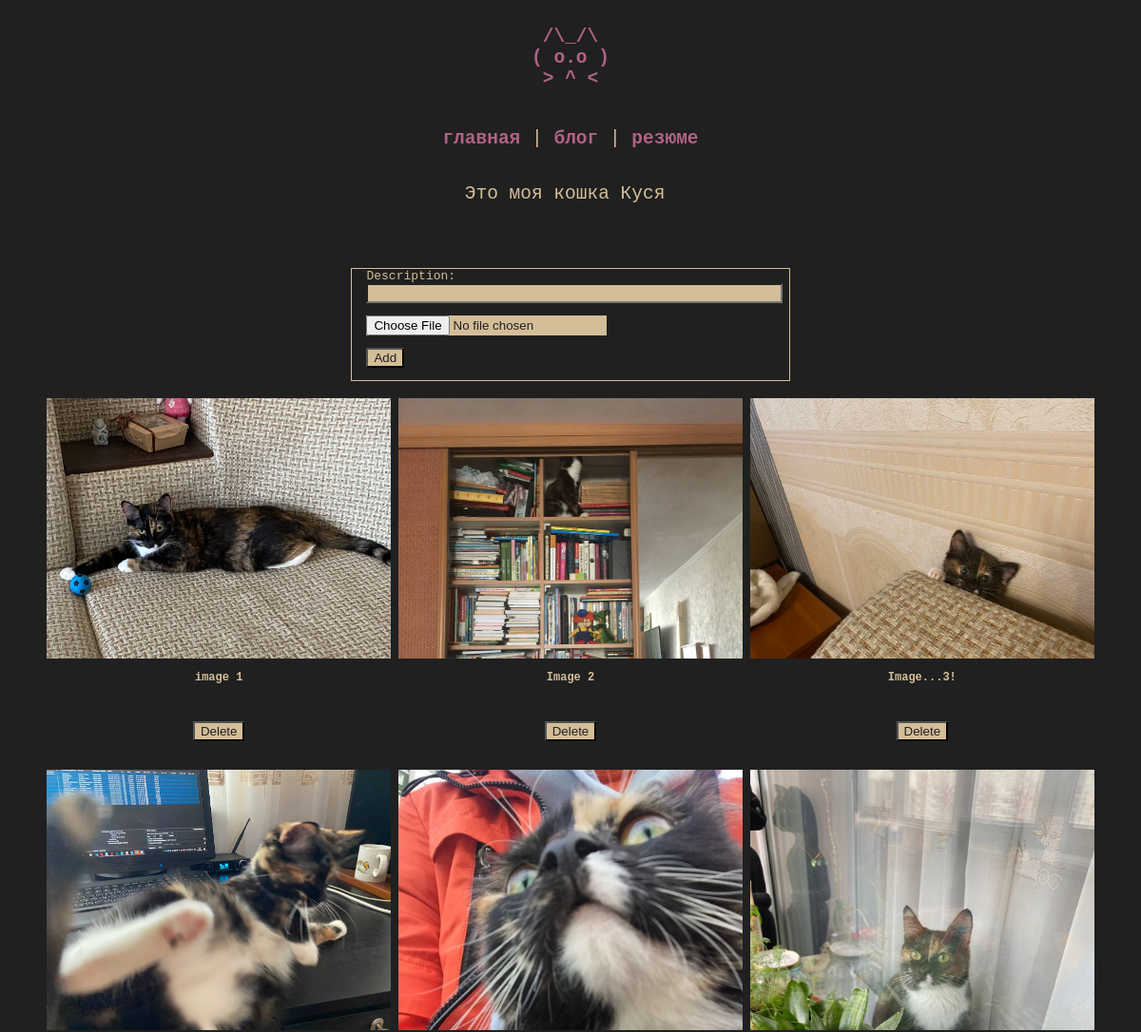
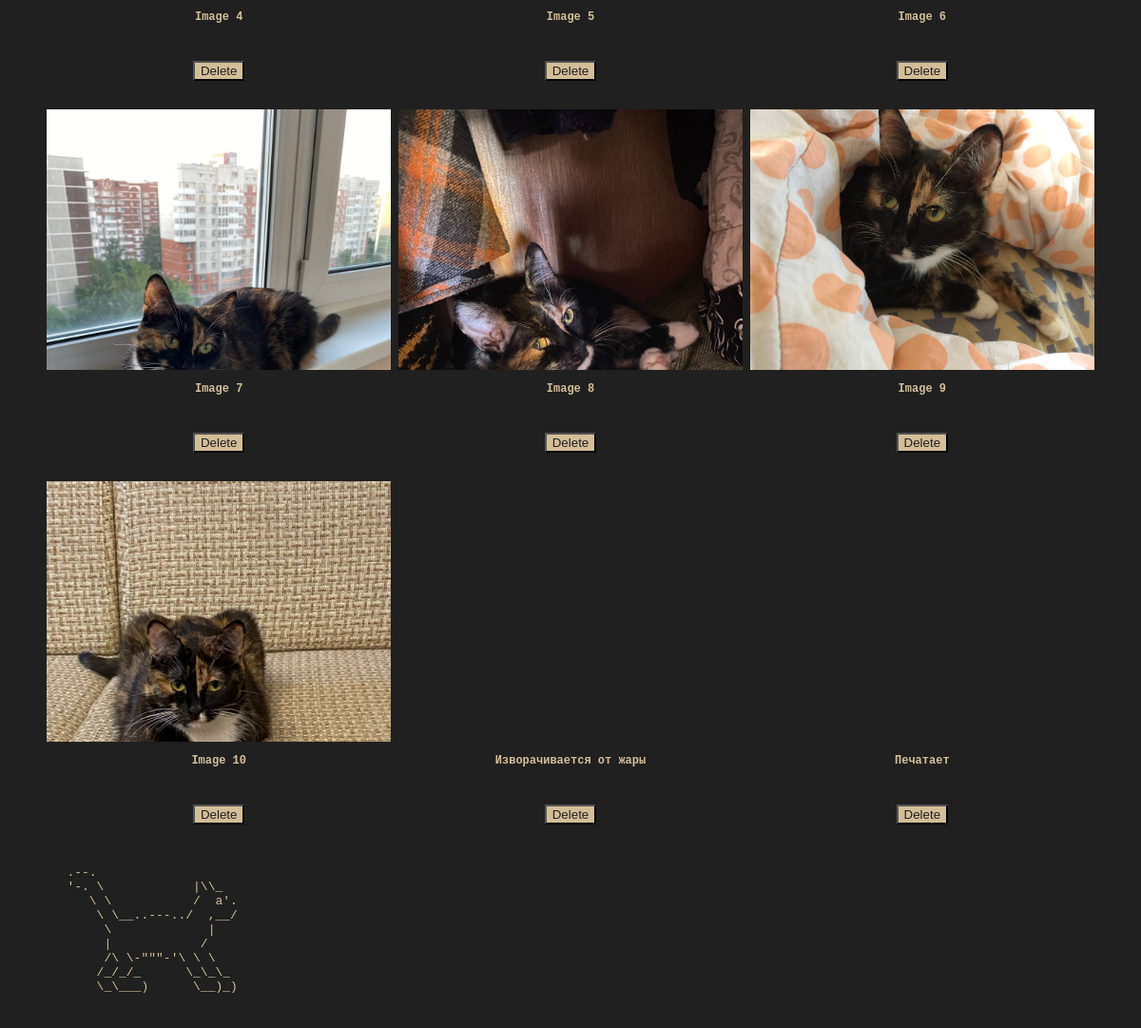
Screenshot of /cat (signed in) with the database file from the repository (2 pictures, top to bottom).
### tables this page shows
CREATE TABLE cat (
    "title" TEXT NOT NULL,
    "url" TEXT NOT NULL
);

### kolpa_site.py (the view, shortened to what this page needs)
@app.route("/cat", methods=["POST", "GET"])
def cat():
    return render_template('kusya.html', cat = dbase.getCatData(), admin = session['admin'])

### FDataBase.py (called while the page is built)
    def getCatData(self):
        sql = '''SELECT rowid, * FROM cat'''
        try:
            self.__cur.execute(sql)
            res = self.__cur.fetchall()
            if res: return res
        except:
            print("Error reading DB")
        return []

### kolpa_site.py (called while the page is built)
def connect_db():
    conn = sqlite3.connect(app.config['DATABASE'])
    conn.row_factory = sqlite3.Row
    return conn

def get_db():
    if not hasattr(g, 'link_db'):
        g.link_db = connect_db()
    return g.link_db

@app.before_request
def before_request():
   global dbase
   db = get_db()
   dbase = FDataBase(db)
   if 'admin' not in session:
       session['admin'] = False

### templates/kusya.html (shortened to what this page needs)
<!DOCTYPE html>
<html>
  <head>
    <link type="text/css" href="{{ url_for('static', filename='css/styles.css')}}" rel="stylesheet" />
  </head>
  <body>
    <section id="header" aria-label="Home">
      <a href="/" title="Home">
      <pre>
 /\_/\
( o.o )
 > ^ <
      </pre>
	</a>
    </section>
    <section id="menu">
      <p id="test">
        <a href="/">главная</a> | <a href="/blog">блог</a> | <a href="/resume">резюме</a>
    </p>
    </section>
    <section id="title">
      <p>
        Это моя кошка Куся
      </p>
      <br>
    </section>
    {%if admin %}
    <div id="weird-boxes">
      <section id="simple_block" style="max-width: 55ch;">
      <form enctype="multipart/form-data" method="post">
      <label for="description">Description:</label><br>
      <input type="text" id="description" name="description" style="width: 100%;"><br>
      <p><input type="file" name="photo">
      <p></p><input type="submit" value="Add"></p>
    </form>
    </section>
    </div>
    <br>
    {% endif %}
	<div id="weird-boxes">
    <ul class="image-list-small">
      {% for c in cat -%}
          <li>
            <a href="../{{c.url}}" target="_blank" style="background-image: url('../{{c.url}}');"></a>
              <div class="details">
                <h3><a href="#">{{c.title}}</a></h3>
            </div>
            {%if admin %}
            <form action="/cat/{{c.rowid}}" method="post">
              <input type="submit" name="submit_button" value="Delete">
            </form>
            {% endif %}
          </li>
        {% endfor -%}
    </ul>
		<marquee behavior="scroll" direction="right">
      <pre style="color:#d4be98">
        .--.
        '-. \            |\\_
           \ \           /  a'.
            \ \__..---../  ,__/
             \             |
             |            /
             /\ \-"""-'\ \ \
            /_/_/_      \_\_\_
            \_\___)      \__)_)
      </pre>
    </marquee>
	</div>
  </body>
</html>

### static/css/styles.css (style rules this page uses)
body { background-color: #202020; overflow-x: hidden; }
html { overflow-x: hidden; }
.image-list-small { font-family: monospace; margin: 0 auto; text-align: center; max-width: 1280px; padding: 0; }
.image-list-small li { display: inline-block; width: 362px; margin: 0 0px 30px; }
.image-list-small li > a { display: block; text-decoration: none; background-size: cover; background-repeat: no-repeat; height: 274px; margin: 0; padding: 0; }
.image-list-small .details { margin-top: 13px; margin-left: auto; margin-right: auto; max-width: 200ch; }
.image-list-small .details h3 { display: block; height:50px; font-size: 12px; margin: 0 0 3px 0; overflow: hidden; text-overflow: ellipsis; }
.image-list-small .details h3 a { color: #d4be98; text-decoration: none; }
input { background-color: #d4be98; color: #202020; }
p#test { width: 100%; text-align: center; font-size:150%; }
section { font-family: monospace; background-color: #202020; color:#d4be98; }
section#header { text-align:center; font-size:150%; margin-right:1%; margin-left:1%; }
section#title { margin-top:3%; text-align:center; font-size:150%; margin-right:2%; margin-left:1%; }
#weird-boxes section { padding: 0 2ch; margin-top: 2em; border: 1px solid #d4be98; }
section#simple_block { margin-left: auto; margin-right: auto; max-width: 38ch; }
section#menu { margin-left: auto; margin-right: auto; width: 40ch; }
a { text-decoration: none; font-weight:bold; color:#B16286; }

### rows the page displays
cat: url (picture), title "image 1"
cat: url (picture), title "Image 2"
cat: url (picture), title "Image...3!"
cat: url (picture), title "Image 4"
cat: url (picture), title "Image 5"
cat: url (picture), title "Image 6"
cat: url (picture), title "Image 7"
cat: url (picture), title "Image 8"
cat: url (picture), title "Image 9"
cat: url (picture), title "Image 10"
cat: title "Изворачивается от жары"
cat: title "Печатает"
